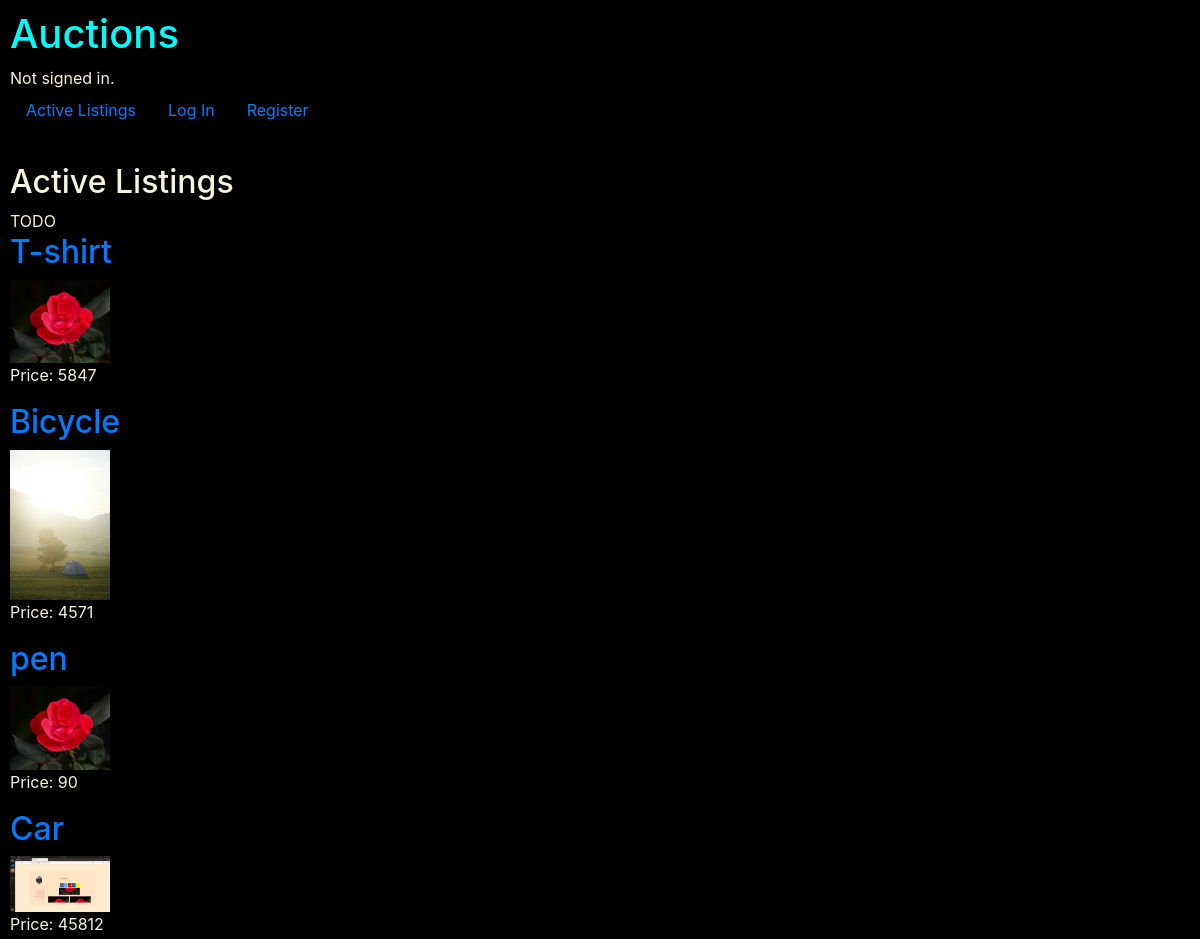
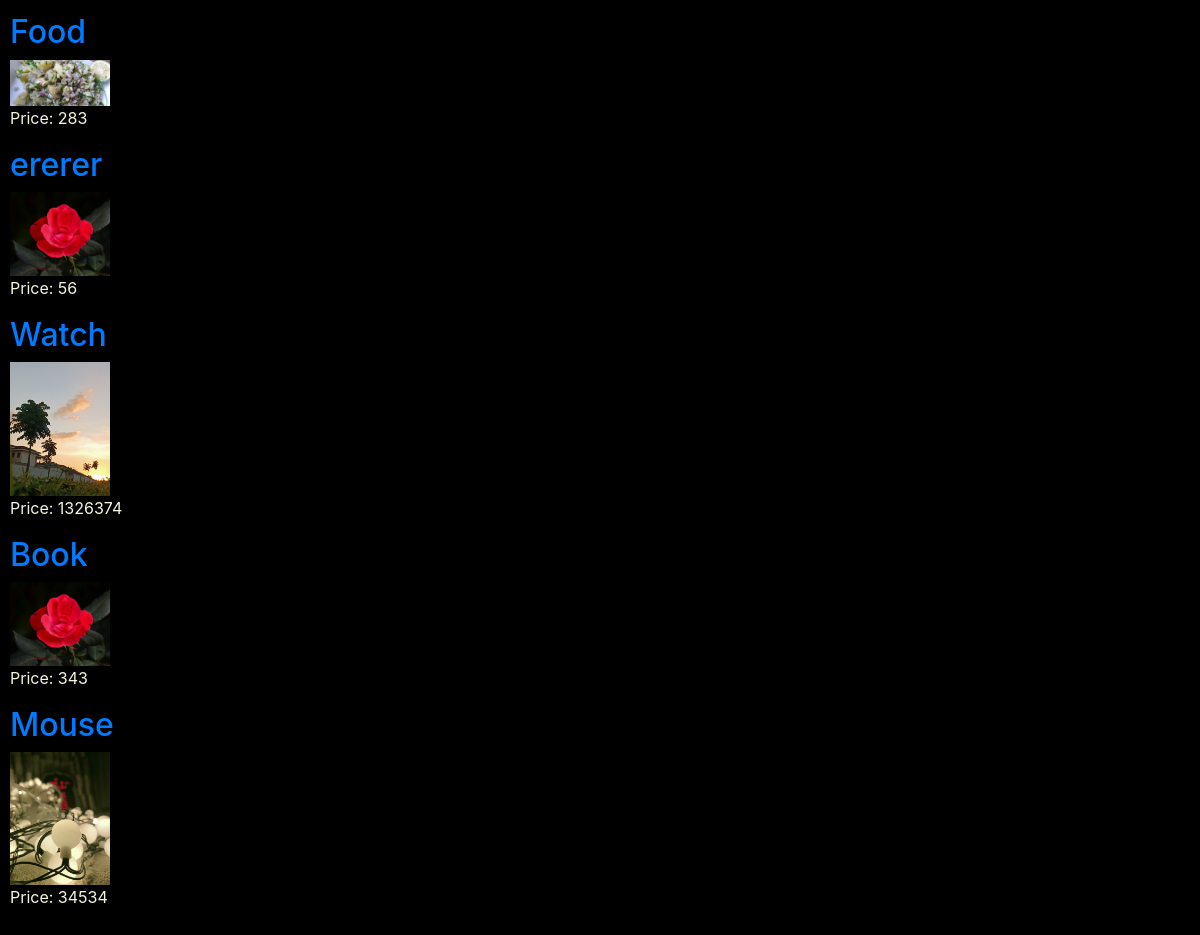
The page / on the database its author committed (2 pictures, top to bottom).
### auctions/models.py (models this page shows, shortened)
class Auction_listings(models.Model):
    auc_title = models.CharField(max_length=50)
    auc_details = models.CharField(max_length=250)
    auc_price = models.IntegerField()
    auc_date_published = models.DateTimeField(auto_now_add=True)
    auc_created_by = models.ForeignKey(User, on_delete=models.CASCADE, related_name="creator", blank=True)
    auc_image = models.ImageField(default='rose.jpg', blank=True)

### auctions/views.py (the view)
# urls.py: path("", views.index, name="index"),
def index(request):
    listings = Auction_listings.objects.all()
    return render(request, "auctions/index.html", {
        "amounts": Bid.objects.all(),
        "listings": listings
    })

### auctions/templates/auctions/index.html
{% extends "auctions/layout.html" %} {% load static %} {% block body %}
<h2>Active Listings</h2>
TODO {% for list in listings %}
<div>
    <a href="{% url 'auctions_list' list.id %}">
        <h2>{{list.auc_title}}</h2>
    </a>
    <img src="{{list.auc_image.url}}" alt="rose flower" width="100vw" height="auto">
    <p>Price: {{list.auc_price}}</p>
</div>
{% endfor %} {% endblock %}

### auctions/templates/auctions/layout.html (shortened to what this page needs)
{% load static %}
<!DOCTYPE html>
<html lang="en">
<head>
    <link rel="stylesheet" href="https://stackpath.bootstrapcdn.com/bootstrap/4.4.1/css/bootstrap.min.css">
    <link href="{% static 'auctions/styles.css' %}" rel="stylesheet">
</head>
<body>
    <h1>Auctions</h1>
    <div>
        {% if user.is_authenticated %} Signed in as <strong>{{ user.username }}</strong>. {% else %} Not signed in. {% endif %}
    </div>
    <ul class="nav">
        <li class="nav-item">
            <a class="nav-link" href="{% url 'index' %}">Active Listings</a>
        </li>
        {% if user.is_authenticated %}
        <li class="nav-item">
            <a class="nav-link" href="{% url 'create_listing' %}">Create new listing</a>
        </li>
        <li class="nav-item">
            <a class="nav-link" href="{% url 'logout' %}">Log Out</a>
        </li>
        {% else %}
        <li class="nav-item">
            <a class="nav-link" href="{% url 'login' %}">Log In</a>
        </li>
        <li class="nav-item">
            <a class="nav-link" href="{% url 'register' %}">Register</a>
        </li>
        {% endif %}
    </ul>
    <hr> {% block body %} {% endblock %}
</body>
</html>

### auctions/static/auctions/styles.css (style rules this page uses)
body { padding: 10px; background-color: black; color: beige; }
h1 { color: rgb(0, 253, 253); }

### rows shown on the page
Auction_listings: auc_title "T-shirt", auc_image (picture), auc_price "5847"
Auction_listings: auc_title "Bicycle", auc_image (picture), auc_price "4571"
Auction_listings: auc_title "pen", auc_image (picture), auc_price "90"
Auction_listings: auc_title "Car", auc_image (picture), auc_price "45812"
Auction_listings: auc_title "Food", auc_image (picture), auc_price "283"
Auction_listings: auc_title "ererer", auc_image (picture), auc_price "56"
Auction_listings: auc_title "Watch", auc_image (picture), auc_price "1326374"
Auction_listings: auc_title "Book", auc_image (picture), auc_price "343"
Auction_listings: auc_title "Mouse", auc_image (picture), auc_price "34534"
